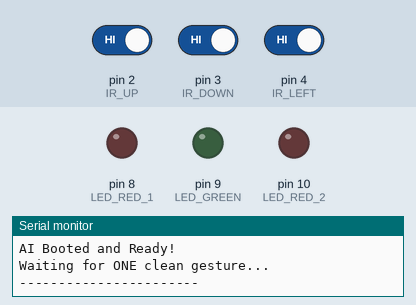
Simulated run of this sketch. Board: Arduino Uno, built with avr-gcc and run on an emulated ATmega328P. On the bench: output pins drawn as LEDs (lit = HIGH), the last lines printed to the serial monitor. Inputs (shaded band) come from the test bench; at power-on: pin 2 (IR_UP) HIGH, pin 3 (IR_DOWN) HIGH, pin 4 (IR_LEFT) HIGH.

Above: at 1.2 s.
1.3 s: pin 2 (IR_UP) driven LOW
At 3.5 s:
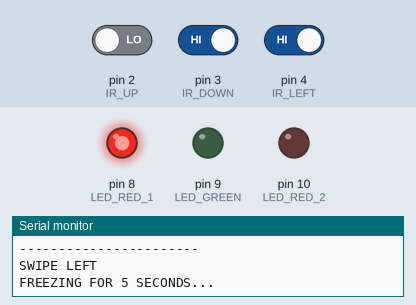
3.8 s: pin 3 (IR_DOWN) driven LOW and pin 4 (IR_LEFT) driven LOW
6.8 s: pin 4 (IR_LEFT) driven HIGH
At 8.9 s:
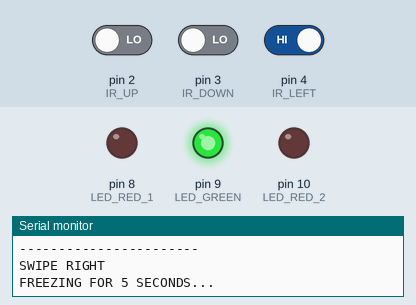
9.2 s: pin 2 (IR_UP) driven HIGH and pin 4 (IR_LEFT) driven LOW
12.2 s: pin 3 (IR_DOWN) driven HIGH
At 13.9 s:
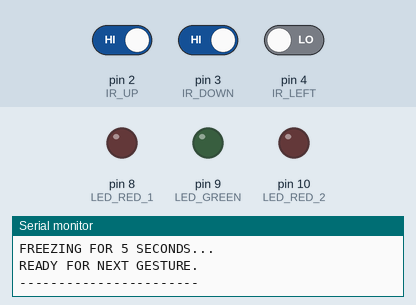
14.2 s: pin 3 (IR_DOWN) driven LOW
At 20.8 s:
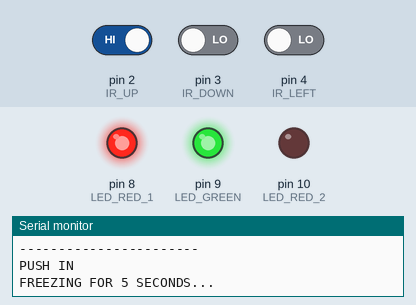
Timing chart, 0 to 26.8 s (numbered marks = the images above; inputs shaded):
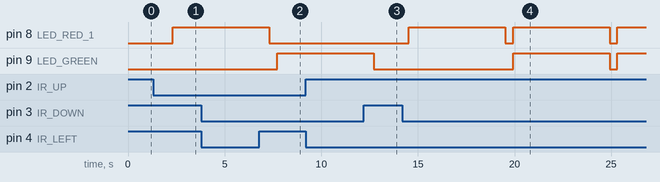

The sketch:

AI_Gesture_Control.ino
```cpp
#include "GestureModel.h"

// --- Input Pins (3 IR Sensors) ---
const int IR_UP = 2;
const int IR_DOWN = 3;
const int IR_LEFT = 4;

// --- Output Pins (LEDs: Red, Green, Red) ---
const int LED_RED_1 = 8;
const int LED_GREEN = 9;
const int LED_RED_2 = 10;

// Create the AI object
Eloquent::ML::Port::DecisionTree clf;

// 8 snapshots * 3 sensors = 24 data points
float features[24];

// Helper function to completely clear the AI's memory
void resetWindow() {
  for(int i = 0; i < 24; i++) {
    features[i] = 1; // 1 means empty/idle for IR sensors
  }
}

void setup() {
  Serial.begin(9600);

  pinMode(IR_UP, INPUT);
  pinMode(IR_DOWN, INPUT);
  pinMode(IR_LEFT, INPUT);

  pinMode(LED_RED_1, OUTPUT);
  pinMode(LED_GREEN, OUTPUT);
  pinMode(LED_RED_2, OUTPUT);

  resetWindow();

  Serial.println("AI Booted and Ready!");
  Serial.println("Waiting for ONE clean gesture...");
  Serial.println("-----------------------");
}

void loop() {
  // 1. Slide the window normally
  for (int i = 0; i < 21; i++) {
    features[i] = features[i + 3];
  }
  features[21] = digitalRead(IR_UP);
  features[22] = digitalRead(IR_DOWN);
  features[23] = digitalRead(IR_LEFT);

  // 2. Check if a gesture is STARTING
  int initial_prediction = clf.predict(features);

  // 3. ACTION LOGIC
  if (initial_prediction != 0) {

    // --- THE FIX: LET IT COOK ---
    // The AI just noticed a gesture starting. But we won't trust it yet!
    // We rapidly grab 3 more frames (300ms) to let the "Push In" fully develop.
    for(int wait = 0; wait < 3; wait++) {
      delay(100);

      // Slide and capture again
      for (int i = 0; i < 21; i++) {
        features[i] = features[i + 3];
      }
      features[21] = digitalRead(IR_UP);
      features[22] = digitalRead(IR_DOWN);
      features[23] = digitalRead(IR_LEFT);
    }

    // NOW we ask the AI to predict on the fully developed window!
    int final_prediction = clf.predict(features);

    // Fallback: If the hand moved too fast and it thinks it's Idle now,
    // we use the initial guess.
    if (final_prediction == 0) {
      final_prediction = initial_prediction;
    }

    // 4. Fire the LEDs and print in ALL CAPS
    if (final_prediction == 1) {
      digitalWrite(LED_GREEN, HIGH);
      digitalWrite(LED_RED_1, HIGH);
      Serial.println("PUSH IN");
    }
    else if (final_prediction == 2) {
      digitalWrite(LED_RED_1, HIGH);
      Serial.println("SWIPE LEFT");
    }
    else if (final_prediction == 3) {
      digitalWrite(LED_GREEN, HIGH);
      Serial.println("SWIPE RIGHT");
    }

    // The 10-Second Hard Freeze
    Serial.println("FREEZING FOR 5 SECONDS...");
    delay(5000);

    digitalWrite(LED_RED_1, LOW);
    digitalWrite(LED_GREEN, LOW);
    digitalWrite(LED_RED_2, LOW);

    // FLUSH THE MEMORY
    resetWindow();

    Serial.println("READY FOR NEXT GESTURE.");
    Serial.println("-----------------------");
  }

  // Normal snapshot delay
  delay(100);
}
```

Source omitted: GestureModel.h (21066 bytes)

Measured:
- after the input at 1.3 s, pin 8 (LED_RED_1): LOW → HIGH after 1.0 s
- after the input at 3.8 s, every drawn part: stays the same
- after the input at 6.8 s, pin 8 (LED_RED_1): goes on until 7.3 s, then stays LOW
- after the input at 9.2 s, every drawn part: stays the same
- after the input at 12.2 s, pin 8 (LED_RED_1): stays LOW (without the input it goes to HIGH after 0.92 s); pin 9 (LED_GREEN): goes on until 12.7 s, then stays LOW
- after the input at 14.2 s, pin 8 (LED_RED_1): alternates HIGH for 5.0 s and LOW for 0.40 s, starting after 0.32 s; pin 9 (LED_GREEN): LOW → HIGH after 5.7 s, → LOW 5.0 s later, → HIGH 0.40 s later
